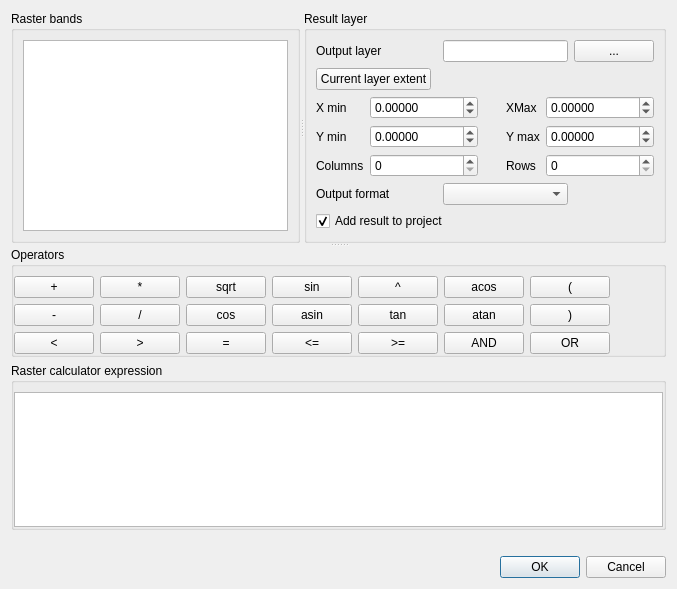
<?xml version="1.0" encoding="UTF-8"?>
<ui version="4.0">
 <class>QgsRasterCalcDialogBase</class>
 <widget class="QDialog" name="QgsRasterCalcDialogBase">
  <property name="geometry">
   <rect>
    <x>0</x>
    <y>0</y>
    <width>677</width>
    <height>589</height>
   </rect>
  </property>
  <property name="windowTitle">
   <string>Raster calculator</string>
  </property>
  <layout class="QVBoxLayout" name="verticalLayout_3">
   <item>
    <widget class="QSplitter" name="splitter_2">
     <property name="orientation">
      <enum>Qt::Vertical</enum>
     </property>
     <widget class="QSplitter" name="splitter">
      <property name="orientation">
       <enum>Qt::Horizontal</enum>
      </property>
      <widget class="QGroupBox" name="mRasterBandsGroupBox">
       <property name="title">
        <string>Raster bands</string>
       </property>
       <layout class="QGridLayout" name="gridLayout_2">
        <item row="0" column="0">
         <widget class="QListWidget" name="mRasterBandsListWidget"/>
        </item>
       </layout>
      </widget>
      <widget class="QGroupBox" name="mResultGroupBox">
       <property name="title">
        <string>Result layer</string>
       </property>
       <layout class="QGridLayout" name="gridLayout_4">
        <item row="0" column="0">
         <widget class="QLabel" name="mOutputLayerLabel">
          <property name="text">
           <string>Output layer</string>
          </property>
          <property name="buddy">
           <cstring>mOutputLayerPushButton</cstring>
          </property>
         </widget>
        </item>
        <item row="0" column="2">
         <widget class="QLineEdit" name="mOutputLayerLineEdit"/>
        </item>
        <item row="0" column="3">
         <widget class="QPushButton" name="mOutputLayerPushButton">
          <property name="sizePolicy">
           <sizepolicy hsizetype="Preferred" vsizetype="Fixed">
            <horstretch>0</horstretch>
            <verstretch>0</verstretch>
           </sizepolicy>
          </property>
          <property name="minimumSize">
           <size>
            <width>20</width>
            <height>0</height>
           </size>
          </property>
          <property name="text">
           <string>...</string>
          </property>
         </widget>
        </item>
        <item row="1" column="0">
         <widget class="QPushButton" name="mCurrentLayerExtentButton">
          <property name="text">
           <string>Current layer extent</string>
          </property>
         </widget>
        </item>
        <item row="1" column="1" colspan="3">
         <spacer name="horizontalSpacer">
          <property name="orientation">
           <enum>Qt::Horizontal</enum>
          </property>
          <property name="sizeHint" stdset="0">
           <size>
            <width>200</width>
            <height>20</height>
           </size>
          </property>
         </spacer>
        </item>
        <item row="2" column="0" colspan="4">
         <layout class="QGridLayout" name="gridLayout_3">
          <item row="2" column="3">
           <widget class="QLabel" name="mRowsLabel">
            <property name="text">
             <string>Rows</string>
            </property>
           </widget>
          </item>
          <item row="2" column="4">
           <widget class="QSpinBox" name="mNRowsSpinBox">
            <property name="maximum">
             <number>999999999</number>
            </property>
           </widget>
          </item>
          <item row="1" column="1">
           <widget class="QDoubleSpinBox" name="mYMinSpinBox">
            <property name="decimals">
             <number>5</number>
            </property>
            <property name="minimum">
             <double>-999999999.000000000000000</double>
            </property>
            <property name="maximum">
             <double>999999999.000000000000000</double>
            </property>
           </widget>
          </item>
          <item row="1" column="0">
           <widget class="QLabel" name="mYMinLabel">
            <property name="text">
             <string>Y min</string>
            </property>
           </widget>
          </item>
          <item row="0" column="0">
           <widget class="QLabel" name="mXMinLabel">
            <property name="text">
             <string>X min</string>
            </property>
           </widget>
          </item>
          <item row="0" column="3">
           <widget class="QLabel" name="mXMaxLabel">
            <property name="text">
             <string>XMax</string>
            </property>
           </widget>
          </item>
          <item row="2" column="1">
           <widget class="QSpinBox" name="mNColumnsSpinBox">
            <property name="maximum">
             <number>999999999</number>
            </property>
           </widget>
          </item>
          <item row="1" column="4">
           <widget class="QDoubleSpinBox" name="mYMaxSpinBox">
            <property name="decimals">
             <number>5</number>
            </property>
            <property name="minimum">
             <double>-999999999.000000000000000</double>
            </property>
            <property name="maximum">
             <double>999999999.000000000000000</double>
            </property>
           </widget>
          </item>
          <item row="2" column="0">
           <widget class="QLabel" name="mColumnsLabel">
            <property name="text">
             <string>Columns</string>
            </property>
           </widget>
          </item>
          <item row="1" column="3">
           <widget class="QLabel" name="mYMaxLabel">
            <property name="text">
             <string>Y max</string>
            </property>
           </widget>
          </item>
          <item row="0" column="1">
           <widget class="QDoubleSpinBox" name="mXMinSpinBox">
            <property name="decimals">
             <number>5</number>
            </property>
            <property name="minimum">
             <double>-999999999.000000000000000</double>
            </property>
            <property name="maximum">
             <double>999999999.000000000000000</double>
            </property>
           </widget>
          </item>
          <item row="0" column="4">
           <widget class="QDoubleSpinBox" name="mXMaxSpinBox">
            <property name="decimals">
             <number>5</number>
            </property>
            <property name="minimum">
             <double>-999999999.000000000000000</double>
            </property>
            <property name="maximum">
             <double>999999999.000000000000000</double>
            </property>
           </widget>
          </item>
          <item row="0" column="2">
           <spacer name="horizontalSpacer_2">
            <property name="orientation">
             <enum>Qt::Horizontal</enum>
            </property>
            <property name="sizeHint" stdset="0">
             <size>
              <width>10</width>
              <height>20</height>
             </size>
            </property>
           </spacer>
          </item>
         </layout>
        </item>
        <item row="3" column="2">
         <widget class="QComboBox" name="mOutputFormatComboBox"/>
        </item>
        <item row="3" column="0">
         <widget class="QLabel" name="mOutputFormatLabel">
          <property name="text">
           <string>Output format</string>
          </property>
         </widget>
        </item>
        <item row="4" column="0" colspan="4">
         <widget class="QCheckBox" name="mAddResultToProjectCheckBox">
          <property name="text">
           <string>Add result to project</string>
          </property>
          <property name="checked">
           <bool>true</bool>
          </property>
         </widget>
        </item>
       </layout>
      </widget>
     </widget>
     <widget class="QWidget" name="verticalLayoutWidget">
      <layout class="QVBoxLayout" name="verticalLayout">
       <item>
        <widget class="QgsCollapsibleGroupBox" name="mOperatorsGroupBox">
         <property name="title">
          <string>Operators</string>
         </property>
         <layout class="QGridLayout" name="gridLayout">
          <property name="leftMargin">
           <number>0</number>
          </property>
          <property name="rightMargin">
           <number>0</number>
          </property>
          <property name="bottomMargin">
           <number>0</number>
          </property>
          <item row="1" column="3">
           <widget class="QPushButton" name="mASinButton">
            <property name="text">
             <string>asin</string>
            </property>
           </widget>
          </item>
          <item row="0" column="1">
           <widget class="QPushButton" name="mMultiplyPushButton">
            <property name="text">
             <string>*</string>
            </property>
           </widget>
          </item>
          <item row="2" column="6">
           <widget class="QPushButton" name="mOrButton">
            <property name="text">
             <string>OR</string>
            </property>
           </widget>
          </item>
          <item row="1" column="1">
           <widget class="QPushButton" name="mDividePushButton">
            <property name="text">
             <string>/</string>
            </property>
           </widget>
          </item>
          <item row="1" column="0">
           <widget class="QPushButton" name="mMinusPushButton">
            <property name="text">
             <string>-</string>
            </property>
           </widget>
          </item>
          <item row="2" column="2">
           <widget class="QPushButton" name="mEqualButton">
            <property name="text">
             <string>=</string>
            </property>
           </widget>
          </item>
          <item row="0" column="6">
           <widget class="QPushButton" name="mOpenBracketPushButton">
            <property name="text">
             <string>(</string>
            </property>
           </widget>
          </item>
          <item row="0" column="2">
           <widget class="QPushButton" name="mSqrtButton">
            <property name="text">
             <string>sqrt</string>
            </property>
           </widget>
          </item>
          <item row="1" column="5">
           <widget class="QPushButton" name="mATanButton">
            <property name="text">
             <string>atan</string>
            </property>
           </widget>
          </item>
          <item row="2" column="1">
           <widget class="QPushButton" name="mGreaterButton">
            <property name="text">
             <string>&gt;</string>
            </property>
           </widget>
          </item>
          <item row="1" column="2">
           <widget class="QPushButton" name="mCosButton">
            <property name="text">
             <string>cos</string>
            </property>
           </widget>
          </item>
          <item row="2" column="5">
           <widget class="QPushButton" name="mAndButton">
            <property name="text">
             <string>AND</string>
            </property>
           </widget>
          </item>
          <item row="0" column="4">
           <widget class="QPushButton" name="mExpButton">
            <property name="text">
             <string>^</string>
            </property>
           </widget>
          </item>
          <item row="2" column="3">
           <widget class="QPushButton" name="mLesserEqualButton">
            <property name="text">
             <string>&lt;=</string>
            </property>
           </widget>
          </item>
          <item row="2" column="0">
           <widget class="QPushButton" name="mLessButton">
            <property name="text">
             <string>&lt;</string>
            </property>
           </widget>
          </item>
          <item row="2" column="4">
           <widget class="QPushButton" name="mGreaterEqualButton">
            <property name="text">
             <string>&gt;=</string>
            </property>
           </widget>
          </item>
          <item row="0" column="3">
           <widget class="QPushButton" name="mSinButton">
            <property name="text">
             <string>sin</string>
            </property>
           </widget>
          </item>
          <item row="0" column="0">
           <widget class="QPushButton" name="mPlusPushButton">
            <property name="text">
             <string>+</string>
            </property>
           </widget>
          </item>
          <item row="0" column="5">
           <widget class="QPushButton" name="mACosButton">
            <property name="text">
             <string>acos</string>
            </property>
           </widget>
          </item>
          <item row="1" column="6">
           <widget class="QPushButton" name="mCloseBracketPushButton">
            <property name="text">
             <string>)</string>
            </property>
           </widget>
          </item>
          <item row="1" column="4">
           <widget class="QPushButton" name="mTanButton">
            <property name="text">
             <string>tan</string>
            </property>
           </widget>
          </item>
          <item row="0" column="7">
           <spacer name="horizontalSpacer_3">
            <property name="orientation">
             <enum>Qt::Horizontal</enum>
            </property>
            <property name="sizeHint" stdset="0">
             <size>
              <width>5</width>
              <height>20</height>
             </size>
            </property>
           </spacer>
          </item>
         </layout>
        </widget>
       </item>
       <item>
        <widget class="QGroupBox" name="groupBox">
         <property name="title">
          <string>Raster calculator expression</string>
         </property>
         <layout class="QVBoxLayout" name="verticalLayout_2">
          <property name="leftMargin">
           <number>0</number>
          </property>
          <property name="rightMargin">
           <number>0</number>
          </property>
          <property name="bottomMargin">
           <number>0</number>
          </property>
          <item>
           <widget class="QTextEdit" name="mExpressionTextEdit"/>
          </item>
         </layout>
        </widget>
       </item>
      </layout>
     </widget>
    </widget>
   </item>
   <item>
    <widget class="QLabel" name="mExpressionValidLabel">
     <property name="text">
      <string/>
     </property>
    </widget>
   </item>
   <item>
    <widget class="QDialogButtonBox" name="mButtonBox">
     <property name="orientation">
      <enum>Qt::Horizontal</enum>
     </property>
     <property name="standardButtons">
      <set>QDialogButtonBox::Cancel|QDialogButtonBox::Ok</set>
     </property>
    </widget>
   </item>
  </layout>
  <zorder>splitter_2</zorder>
  <zorder>mButtonBox</zorder>
  <zorder>mExpressionValidLabel</zorder>
 </widget>
 <customwidgets>
  <customwidget>
   <class>QgsCollapsibleGroupBox</class>
   <extends>QGroupBox</extends>
   <header>qgscollapsiblegroupbox.h</header>
   <container>1</container>
  </customwidget>
 </customwidgets>
 <tabstops>
  <tabstop>mButtonBox</tabstop>
  <tabstop>mRasterBandsListWidget</tabstop>
  <tabstop>mOutputLayerLineEdit</tabstop>
  <tabstop>mOutputLayerPushButton</tabstop>
  <tabstop>mCurrentLayerExtentButton</tabstop>
  <tabstop>mXMinSpinBox</tabstop>
  <tabstop>mXMaxSpinBox</tabstop>
  <tabstop>mYMinSpinBox</tabstop>
  <tabstop>mYMaxSpinBox</tabstop>
  <tabstop>mNColumnsSpinBox</tabstop>
  <tabstop>mNRowsSpinBox</tabstop>
  <tabstop>mOutputFormatComboBox</tabstop>
  <tabstop>mAddResultToProjectCheckBox</tabstop>
  <tabstop>mPlusPushButton</tabstop>
  <tabstop>mMultiplyPushButton</tabstop>
  <tabstop>mSqrtButton</tabstop>
  <tabstop>mSinButton</tabstop>
  <tabstop>mExpButton</tabstop>
  <tabstop>mACosButton</tabstop>
  <tabstop>mOpenBracketPushButton</tabstop>
  <tabstop>mMinusPushButton</tabstop>
  <tabstop>mDividePushButton</tabstop>
  <tabstop>mCosButton</tabstop>
  <tabstop>mASinButton</tabstop>
  <tabstop>mTanButton</tabstop>
  <tabstop>mATanButton</tabstop>
  <tabstop>mCloseBracketPushButton</tabstop>
  <tabstop>mLessButton</tabstop>
  <tabstop>mGreaterButton</tabstop>
  <tabstop>mEqualButton</tabstop>
  <tabstop>mLesserEqualButton</tabstop>
  <tabstop>mGreaterEqualButton</tabstop>
  <tabstop>mAndButton</tabstop>
  <tabstop>mOrButton</tabstop>
  <tabstop>mExpressionTextEdit</tabstop>
 </tabstops>
 <resources/>
 <connections>
  <connection>
   <sender>mButtonBox</sender>
   <signal>accepted()</signal>
   <receiver>QgsRasterCalcDialogBase</receiver>
   <slot>accept()</slot>
   <hints>
    <hint type="sourcelabel">
     <x>248</x>
     <y>254</y>
    </hint>
    <hint type="destinationlabel">
     <x>157</x>
     <y>274</y>
    </hint>
   </hints>
  </connection>
  <connection>
   <sender>mButtonBox</sender>
   <signal>rejected()</signal>
   <receiver>QgsRasterCalcDialogBase</receiver>
   <slot>reject()</slot>
   <hints>
    <hint type="sourcelabel">
     <x>316</x>
     <y>260</y>
    </hint>
    <hint type="destinationlabel">
     <x>286</x>
     <y>274</y>
    </hint>
   </hints>
  </connection>
 </connections>
</ui>
